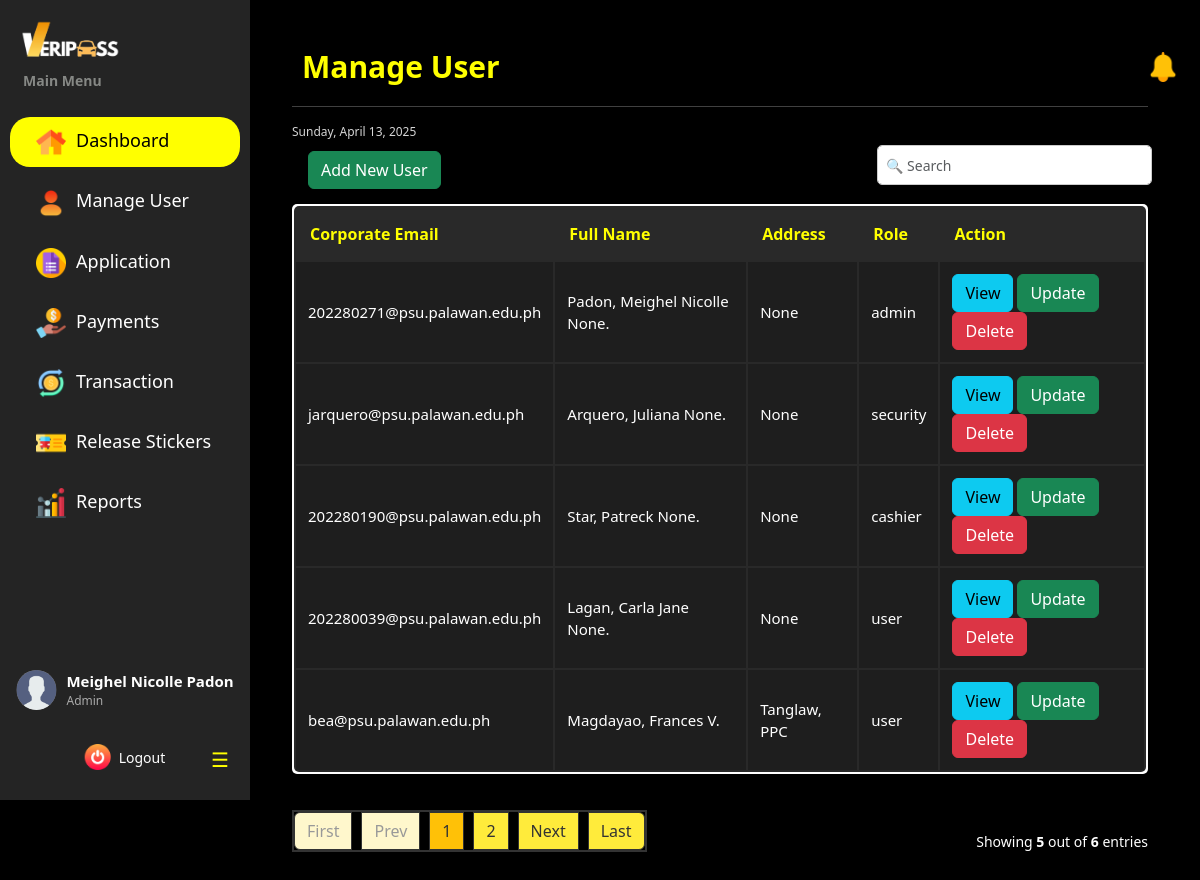
The app's page /dashboard/admin/manage_users/ (signed in) with its own data.
### vehicle_pass/models.py (models this page shows, shortened)
class BaseModel(models.Model):
    created_at = models.DateTimeField(auto_now_add=True, db_index=True)
    updated_at = models.DateTimeField(auto_now=True)
    class Meta:
        abstract = True

class UserProfile(BaseModel):
    ROLE_CHOICES = [('user', 'User'),
        ('security', 'Security'),
        ('cashier', 'Cashier'),
        ('admin', 'Admin')
        ]
    corporate_email = models.EmailField(max_length=50, unique=True)
    password = models.CharField(max_length=128)
    lastname = models.CharField(max_length=25)
    firstname = models.CharField(max_length=50)
    middle_name = models.CharField(max_length=25, blank=True, null=True)
    suffix = models.CharField(max_length=5, blank=True, null=True)
    dl_number = models.CharField(max_length=15, blank=True, null=True)
    college = models.CharField(max_length=100, blank=True, null=True)
    program = models.CharField(max_length=100, blank=True, null=True)
    department = models.CharField(max_length=100, blank=True, null=True)
    address = models.CharField(max_length=100, blank=True, null=True)
    role = models.CharField(max_length=20, choices=ROLE_CHOICES, default='user', null=True)

### vehicle_pass/views.py (the view)
# urls.py: path("dashboard/admin/manage_users/", AdminViewUser.as_view(), name="admin_manage_user"),
class AdminViewUser(CustomLoginRequiredMixin, ListView):
    model = UserProfile
    context_object_name = "users"
    template_name = 'Admin Dashboard/Admin_Manage_User.html'
    paginate_by = 5

### vehicle_pass/authentication.py (called while the page is built)
    def dispatch(self, request, *args, **kwargs):
        if not request.session.get("user_id"): #overrides the django dispatch
            return redirect("login")  #redirect to login if no active on session
        return super().dispatch(request, *args, **kwargs)

### vehicle_pass/context_processors.py (called while the page is built)
def admin_user_context(request):
    if hasattr(request, 'session') and 'user_id' in request.session:
        try:
            user_id = request.session.get('user_id')
            admin_user = UserProfile.objects.get(id=user_id, role='admin')
            admin_name = f"{admin_user.firstname} {admin_user.lastname}"
        except Exception as e:
            admin_name = "Admin"
    else:
        admin_name = "Not Logged In"
    return {'admin_name': admin_name}

def cashier_user_context(request):
    if hasattr(request, 'session') and 'user_id' in request.session:
        try:
            user_id = request.session.get('user_id')
            cashier_user = UserProfile.objects.get(id=user_id, role='cashier')
            cashier_name = f"{cashier_user.firstname} {cashier_user.lastname}"
        except Exception as e:
            cashier_name = "Cashier"
    else:
        cashier_name = "Not Logged In"
    return {'cashier_name': cashier_name}

def default_user_context(request):
    if hasattr(request, 'session') and 'user_id' in request.session:
        try:
            user_id = request.session.get('user_id')
            default_user = UserProfile.objects.get(id=user_id, role='user')
            user_name = f"{default_user.firstname} {default_user.lastname}"
        except Exception as e:
            user_name = "User"
    else:
        user_name = "Not Logged In"
    return {'user_name': user_name}

def security_user_context(request):
    if hasattr(request, 'session') and 'user_id' in request.session:
        try:
            user_id = request.session.get('user_id')
            security_user = UserProfile.objects.get(id=user_id, role='security')
            security_name = f"{security_user.firstname} {security_user.lastname}"
        except Exception as e:
            security_name = "Security"
    else:
        security_name = "Not Logged In"
    return {'security_name': security_name}

### templates/Admin Dashboard/Admin_Manage_User.html (shortened to what this page needs)
{% extends "includes/admin_sidebar.html" %}
{% load static %}
{% block extra_css %}
    <link rel="stylesheet" href="{% static 'css/admin-dashboard-style.css' %}">
    <link rel="stylesheet" href="{% static 'css/sidebar.css' %}">
{% endblock %}
{% block content %}
<div class="main-content flex-grow-1 ms-uto">
    <div class="container-fluid py-1">
        <div class="d-flex flex-column flex-md-row justify-content-between align-items-start align-items-md-center mb-3">
            <h2 class="title mb-3 mb-md-0">Manage User</h2>
            <div class="d-flex align-items-center gap-3">
                <a href="Announcements.html" class="text-decoration-none text-light position-absolute">
                    <img src="{% static 'images/notification.png' %}" alt="Notifications" width="30" height="30">
                </a>
            </div>
        </div>
        <hr>
        <small><span id="date"></span></small>
        <br>
        <div class="filter-container">
            <input class="position-absolute end-0 bottom-10 form-control w-20 me-5" type="text" id="search-bar" placeholder="🔍 Search">
            <div class="position-absolute start-2 bottom-10 p-3">
                <a href="{% url 'admin_create_user' %}" class="btn btn-success">Add New User</a>
            </div>
        </div>
        <br>
        <section class="table-container">
            <table class="users-table">
                <thead>
                    <tr>
                        <th>Corporate Email</th>
                        <th>Full Name</th>
                        <th>Address</th>
                        <th>Role</th>
                        <th>Action</th>
                    </tr>
                </thead>
                <tbody>
                {% for user in users %}
                    <tr>
                        <td>{{ user.corporate_email }}</td>
                        <td>{{ user.lastname }}, {{ user.firstname }} {{ user.middle_name|slice:":1" }}.</td>
                        <td>{{ user.address }}</td>
                        <td>{{ user.role }}</td>
                        <td>
                            <a href="{% url 'admin_view_specific_user' user.pk %}" class="btn btn-info">View</a>
                            <a href="{% url 'admin_update_user' user.pk %}" class="btn btn-success">Update</a>
                            <button class="btn btn-danger">Delete</button>
                        </td>
                    </tr>
                    {% empty %}
                    <tr>
                      <td colspan="5" style="text-align: center">
                        <p class="text-sm font-weight-bold mb-0">No Records Found</p>
                      </td>
                    </tr>
                    {% endfor %}
                </tbody>
            </table>
        </section>
        {% include 'includes/pagination.html' %}
    </div>
</div>
{% endblock %}

### static/css/admin-dashboard-style.css (style rules this page uses)
* { margin: 0; padding: 0; box-sizing: border-box; }
body { font-family: system-ui, -apple-system, BlinkMacSystemFont, 'Segoe UI', Roboto, Oxygen, Ubuntu, Cantarell, 'Open Sans', 'Helvetica Neue', sans-serif !important; display: flex; background-color: black !important; color: white !important; transition: all 0.3s ease; }
.title { margin: 0; font-size: 30px; display: flex; align-items: center; font-weight: bold; color: yellow; justify-content: space-between; padding: 5px 10px; }
#date { font-size: 12px; color: rgb(213, 213, 213); margin: 0; display: flex; align-items: center; margin-bottom: 5px; }
.filter-container { display: flex; align-items: center; gap: 5px; margin-bottom: 10px; }
#search-bar { width: 275px; height: 40px; padding: 8px; border: 1px solid #ccc; border-radius: 5px; font-size: 14px; outline: none; margin-top: 10px; margin-bottom: 20px; margin-left: 0px; }
.table-container { background: white; padding: 2px; border-radius: 5px; }
.users-table { width: 100%; border-collapse: separate; border-radius: 5px; background-color: #292929; color: white; }
.users-table th { font-weight: bold; padding: 14px; color: yellow; font-size: 16px; }
.users-table td { padding: 12px; font-size: 15px; }
.users-table tr { color: white; }
.users-table tbody tr:nth-child(odd) { background-color: #1e1e1e !important; }
.users-table tbody tr:nth-child(even) { background-color: #1e1e1e !important; }
.users-table th:first-child { cursor: pointer; }

### templates/Admin Dashboard/Admin_Manage_User.html (style rules this page uses)
.main-content { flex-grow: 1; padding: 20px; margin-left: 120px; }

### records on screen
UserProfile: corporate_email "202280271@psu.palawan.edu.ph", lastname "Padon", firstname "Meighel Nicolle", middle_name "None", address "None", role "admin"
UserProfile: corporate_email "jarquero@psu.palawan.edu.ph", lastname "Arquero", firstname "Juliana", middle_name "None", address "None", role "security"
UserProfile: corporate_email "202280190@psu.palawan.edu.ph", lastname "Star", firstname "Patreck", middle_name "None", address "None", role "cashier"
UserProfile: corporate_email "202280039@psu.palawan.edu.ph", lastname "Lagan", firstname "Carla Jane", middle_name "None", address "None", role "user"
UserProfile: corporate_email "bea@psu.palawan.edu.ph", lastname "Magdayao", firstname "Frances", middle_name "V", address "Tanglaw, PPC", role "user"

### other values on screen
{{ admin_name }} "Meighel Nicolle Padon"
{{ page_num }} "1"
{{ page_num }} "2"
{{ object_list.count }} "5"
{{ paginator.count }} "6"
